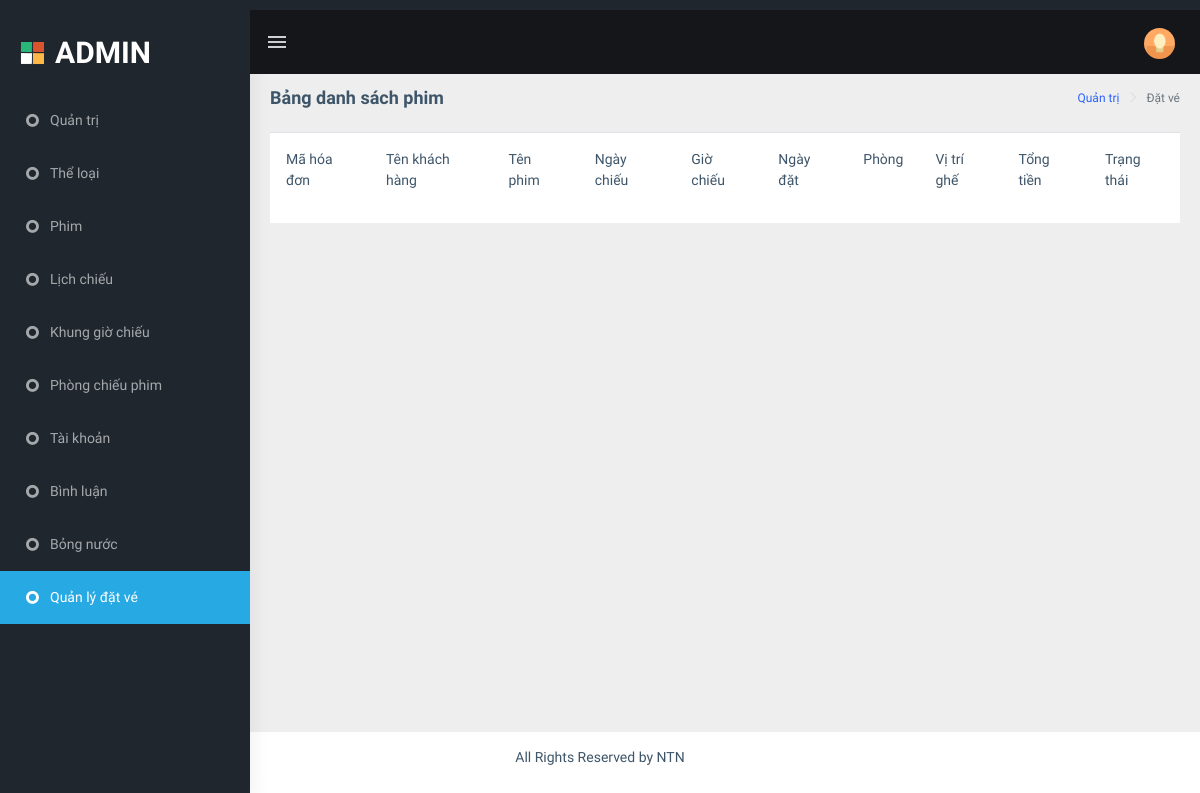
Before: /admin/index.php?act=list_ve with the older database file.
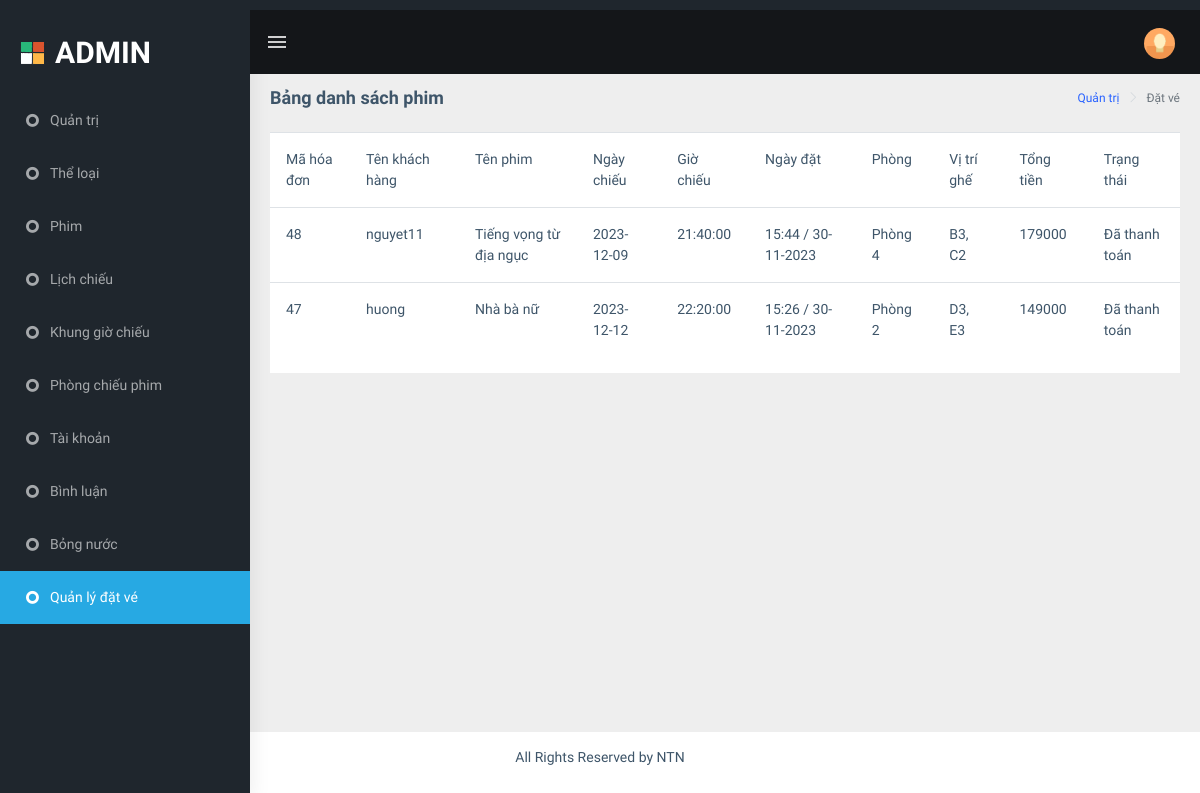
After: the same page with the newer database file.
### tables this page shows
CREATE TABLE `ve` (
  `id` int(11) NOT NULL,
  `user` varchar(255) NOT NULL,
  `ghe` varchar(255) NOT NULL,
  `ten_phim` varchar(255) NOT NULL,
  `ngay_dat` varchar(255) NOT NULL,
  `phong` varchar(255) NOT NULL,
  `gia` decimal(10,0) NOT NULL,
  `gio` varchar(255) NOT NULL,
  `ngaychieu` varchar(255) NOT NULL,
  `combo` varchar(255) NOT NULL,
  `giacombo` int(20) NOT NULL,
  `tongtien` int(20) NOT NULL,
  `thanhtoan` varchar(255) NOT NULL
);

### admin/models/pdo.php (called while the page is built, shortened)
<?php
function pdo_get_connection(){
    $dburl = "mysql:host=localhost;dbname=duan11;charset=utf8";
    $username = 'root';
    $password = '';
    $conn = new PDO($dburl, $username, $password);
    $conn->setAttribute(PDO::ATTR_ERRMODE, PDO::ERRMODE_EXCEPTION);
    return $conn;
}
function pdo_query($sql){
    $sql_args = array_slice(func_get_args(), 1);
    try{
        $conn = pdo_get_connection();
        $stmt = $conn->prepare($sql);
        $stmt->execute($sql_args);
        $rows = $stmt->fetchAll();
        return $rows;
    }
    catch(PDOException $e){
        throw $e;
    }
    finally{
        unset($conn);
    }
}

### admin/models/lichchieu.php (called while the page is built, shortened)
<?php
        function load_bill(){
            $sql = "select * from ve order by id desc";
            $ve=pdo_query($sql);
           return $ve;
        }
?>

### admin/ve/list.php (the view)
<div class="page-wrapper">
    <div class="page-breadcrumb">
        <div class="row">
            <div class="col-12 d-flex no-block align-items-center">
                <h4 class="page-title">Bảng danh sách phim </h4>
                <div class="ml-auto text-right">
                    <nav aria-label="breadcrumb">
                        <ol class="breadcrumb">
                            <li class="breadcrumb-item"><a href="#">Quản trị</a></li>
                            <li class="breadcrumb-item active" aria-current="page">Đặt vé</li>
                        </ol>
                    </nav>
                </div>
            </div>
        </div>
    </div>
    <div class="container-fluid">
        <div class="row">
            <div class="col-12">
                <div class="card">
                    <table class="table">
                        <tr>
                            <th>Mã hóa đơn</th>
                            <th>Tên khách hàng</th>
                            <th>Tên phim</th>
                            <th>Ngày chiếu</th>
                            <th>Giờ chiếu</th>
                            <th>Ngày đặt</th>
                            <th>Phòng</th>
                            <th>Vị trí ghế</th>
                            <th>Tổng tiền</th>
                            <th>Trạng thái</th>
                        </tr>
                        <?php foreach($ve as $ve1) : ?>
                            <?php extract($ve1) ?>
                            <tr>
                                <td><?=$id?></td>
                                <td><?=$user?></td>
                                <td><?=$ten_phim?></td>
                                <td><?=$ngaychieu?></td>
                                <td><?=$gio?></td>
                                <td><?=$ngay_dat?></td>
                                <td><?=$phong?></td>
                                <td><?=$ghe?></td>
                                <td><?=$tongtien?></td>
                                <td><?=$thanhtoan?></td>
                            </tr>
                        <?php endforeach ?>
                    </table>
                </div>
            </div>
        </div>
    </div>
</div>

Changed rows visible on the page:
added ve: id "48", user "nguyet11", ten_phim "Tiếng vọng từ địa ngục", ngaychieu "2023-12-09", gio "21:40:00", ngay_dat "15:44 / 30-11-2023", phong "Phòng 4", ghe "B3, C2", tongtien "179000", thanhtoan "Đã thanh toán"
added ve: id "47", user "huong", ten_phim "Nhà bà nữ", ngaychieu "2023-12-12", gio "22:20:00", ngay_dat "15:26 / 30-11-2023", phong "Phòng 2", ghe "D3, E3", tongtien "149000", thanhtoan "Đã thanh toán"
